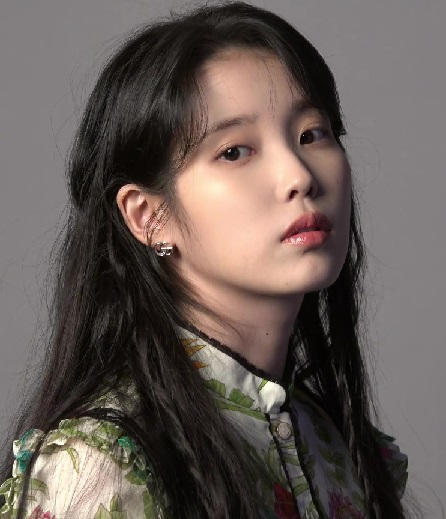
#> input picture samples/IU.jpg, 446 x 519 px
$ jupyter execute --allow-errors 01_SVD-Data-Reduction.ipynb   (shell and % lines are left out)
#> lines starting #> are read from the running program, lines starting #| are printed output that depends on the picture
[cell 1]
from PIL import Image
import numpy as np
import cv2
import IPython

def imshow(img):
    _,ret = cv2.imencode('.jpg', img)
    i = IPython.display.Image(data=ret)
    IPython.display.display(i)

[cell 2]
img = Image.open('./samples/IU.jpg')
#> img is the input picture: PIL image 446x519 RGB; mean R, G, B 102.2, 91.3, 86.4
imggray = img.convert('LA')
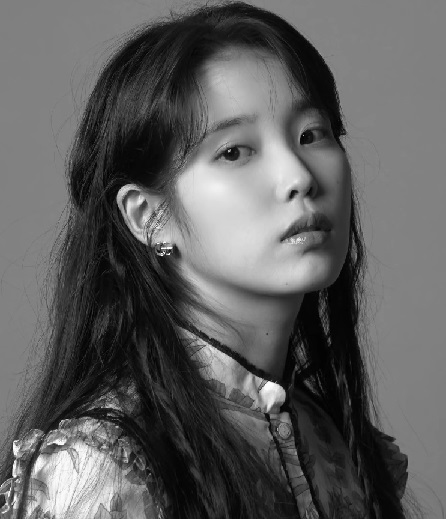
#> imggray: PIL image 446x519 LA; mean R, G, B, A 93.9, 93.9, 93.9, 255

display(imggray)

[cell 3]
imgmat = np.array(list(imggray.getdata(band=0)), float)
imgmat.shape = (imggray.size[1], imggray.size[0])
imgmat = np.matrix(imgmat)
U, sigma, V = np.linalg.svd(imgmat)
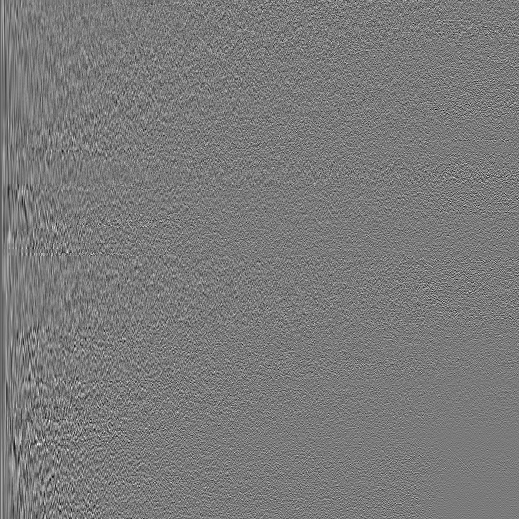
#> U: shape (519, 519) float64; min -0.234, max 0.252, mean -7.6e-05; drawn with min black and max white
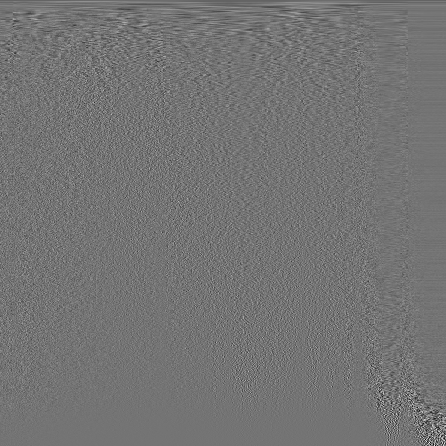
#> V: shape (446, 446) float64; min -0.43, max 0.512, mean -7.77e-05; drawn with min black and max white
#> sigma = 446 values, max 48167.2 at index 0, min 0.757 at index 445, mean 442.5

print(U.shape, sigma.shape, V.shape)
#| (519, 519) (446,) (446, 446)

[cell 4]
def show_recon_image(x):
#> called with x = 1
    recon = np.matrix(U[:, :x]) * np.diag(sigma[:x]) * np.matrix(V[:x, :])
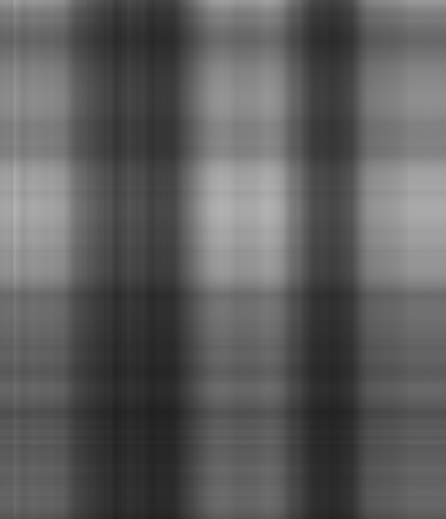
#> recon: shape (519, 446) float64; min 31.9, max 178.5, mean 93.9
    imshow(recon)

#> (the rest of this cell did not finish here and is left out)

#> (a cell that did not finish here is left out)

#> call 2 of show_recon_image, with x = 10
#> in show_recon_image (call 2), `recon = np.matrix(U[:, :x]) * np.diag(sigma[:x]) * np.matrix(V[:x, :])`:
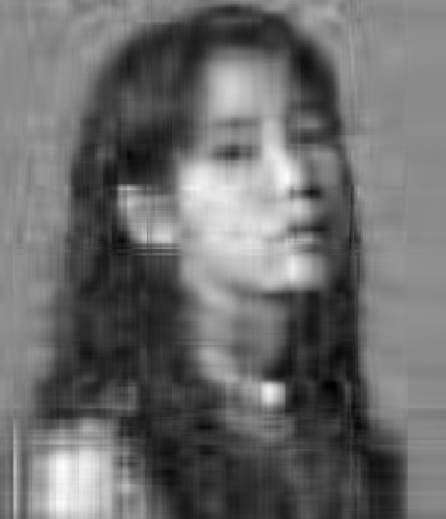
#> recon: shape (519, 446) float64; min -26.18, max 257.1, mean 93.9; drawn with min black and max white

#> (a cell that did not finish here is left out)


#> (a cell that did not finish here is left out)
